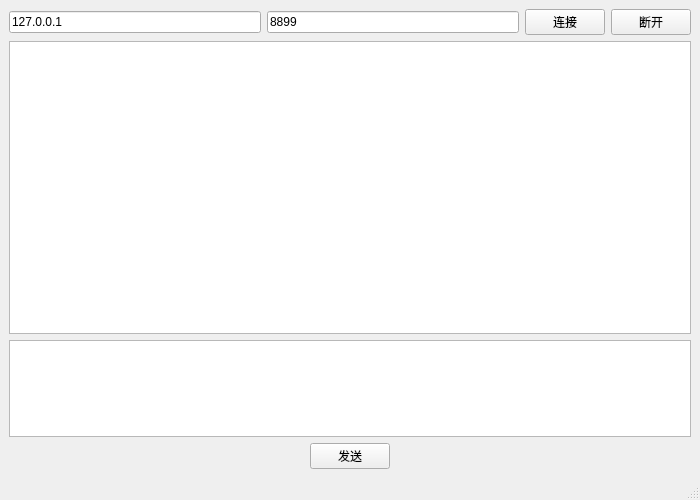
<?xml version="1.0" encoding="UTF-8"?>
<ui version="4.0">
 <class>MainWindow</class>
 <widget class="QMainWindow" name="MainWindow">
  <property name="geometry">
   <rect>
    <x>0</x>
    <y>0</y>
    <width>700</width>
    <height>500</height>
   </rect>
  </property>
  <property name="windowTitle">
   <string>MainWindow</string>
  </property>
  <widget class="QWidget" name="centralwidget">
   <layout class="QVBoxLayout" name="verticalLayout" stretch="0,3,1,0">
    <item>
     <layout class="QHBoxLayout" name="horizontalLayout">
      <item>
       <widget class="QLineEdit" name="addr">
        <property name="text">
         <string>127.0.0.1</string>
        </property>
       </widget>
      </item>
      <item>
       <widget class="QLineEdit" name="port">
        <property name="text">
         <string>8899</string>
        </property>
       </widget>
      </item>
      <item>
       <widget class="QPushButton" name="connect">
        <property name="text">
         <string>连接</string>
        </property>
       </widget>
      </item>
      <item>
       <widget class="QPushButton" name="disconnect">
        <property name="text">
         <string>断开</string>
        </property>
       </widget>
      </item>
     </layout>
    </item>
    <item>
     <widget class="QTextEdit" name="history_edit"/>
    </item>
    <item>
     <widget class="QTextEdit" name="emit_edit"/>
    </item>
    <item>
     <layout class="QHBoxLayout" name="horizontalLayout_3">
      <item>
       <spacer name="horizontalSpacer">
        <property name="orientation">
         <enum>Qt::Horizontal</enum>
        </property>
        <property name="sizeHint" stdset="0">
         <size>
          <width>40</width>
          <height>20</height>
         </size>
        </property>
       </spacer>
      </item>
      <item>
       <widget class="QPushButton" name="send_data">
        <property name="text">
         <string>发送</string>
        </property>
       </widget>
      </item>
      <item>
       <spacer name="horizontalSpacer_2">
        <property name="orientation">
         <enum>Qt::Horizontal</enum>
        </property>
        <property name="sizeHint" stdset="0">
         <size>
          <width>40</width>
          <height>20</height>
         </size>
        </property>
       </spacer>
      </item>
     </layout>
    </item>
   </layout>
  </widget>
  <widget class="QMenuBar" name="menubar">
   <property name="geometry">
    <rect>
     <x>0</x>
     <y>0</y>
     <width>700</width>
     <height>21</height>
    </rect>
   </property>
  </widget>
  <widget class="QStatusBar" name="statusbar"/>
 </widget>
 <resources/>
 <connections/>
</ui>
